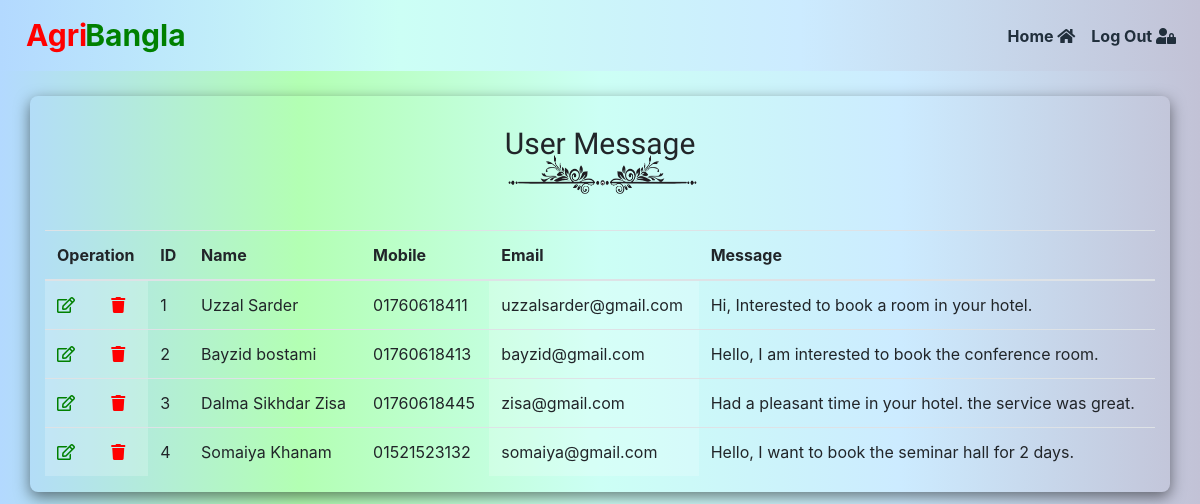
The page /contact_admin.php (signed in) on the database its author committed.
### tables this page shows
CREATE TABLE `tbl_contactus` (
  `id` int(100) NOT NULL,
  `name` varchar(60) NOT NULL,
  `mobile` varchar(15) NOT NULL,
  `email` varchar(80) NOT NULL,
  `message` varchar(600) NOT NULL
);

### contact_admin.php (the view, shortened to what this page needs)
 <div class="main-div">
 	<div class="container bg-transparent">
 		<div class="container-fluid  text-center">
			<p style="font-family: 'Kaushan Script', cursive, serif; font-size: 30px; padding-top: 25px">User Message</p>
			<img src="gallery/underline.png" style="width: 200px; height: 60px; margin-top: -45px; padding-left: 5px;"><br><br>
		</div>
 		<div class="table-responsive">
		   <table class="table table-hover">
		    <thead>
		      <tr>
		      	<th colspan="2">Operation</th>
		        <th>ID</th>
		        <th>Name</th>
		        <th>Mobile</th>
		        <th>Email</th>
		        <th>Message</th>
		      </tr>
		    </thead>
		    <tbody>
		    	 <?php
				 	$link = mysqli_connect('localhost','root','','db_agribangla');
					$selectquary= "select * from tbl_contactus";
					$query= mysqli_query($link, $selectquary);
					while ($res = mysqli_fetch_array($query)) {
						?>
							<tr>
								<td style="background:rgba(255,255,255,.2);"><a href="contact_update.php?id=<?php echo $res['id'];  ?>" data-toggle="tooltip" data-placement="bottom" title="edit!"><i class="far fa-edit" style="color: green;"></i></a></td>
						       <td style="background:rgba(255,255,255,.2);"><a href="contact_delete.php?id=<?php echo $res['id'];  ?>" data-toggle="tooltip" data-placement="bottom" title="delete!"><i class="fas fa-trash" style="color: red;"></i></a></td>
						       <td><?php echo $res['id']; ?></td>
						       <td><?php echo $res['name']; ?></td>
						       <td><?php echo $res['mobile']; ?></td>
						       <td style="background:rgba(255,255,255,.2);"><?php echo $res['email']; ?></td>
						       <td><?php echo $res['message']; ?></td>
						    </tr>
						<?php
					}
				 ?>
		    </tbody>
		  </table>
		</div>
	</div>
</div>

### css/style.css (style rules this page uses)
* { box-sizing: border-box; margin: 0; }
.bg-transparent { background:rgba(255,255,255,.2);box-shadow: 0 5px 15px rgba(0,0,0,.5);border-radius: 8px; }

### rows shown on the page
tbl_contactus: id "1", name "Uzzal Sarder", mobile "01760618411", email "uzzalsarder@gmail.com", message "Hi, Interested to book a room in your hotel."
tbl_contactus: id "2", name "Bayzid bostami", mobile "01760618413", email "bayzid@gmail.com", message "Hello, I am interested to book the conference room."
tbl_contactus: id "3", name "Dalma Sikhdar Zisa", mobile "01760618445", email "zisa@gmail.com", message "Had a pleasant time in your hotel. the service was great."
tbl_contactus: id "4", name "Somaiya Khanam", mobile "01521523132", email "somaiya@gmail.com", message "Hello, I want to book the seminar hall for 2 days."
